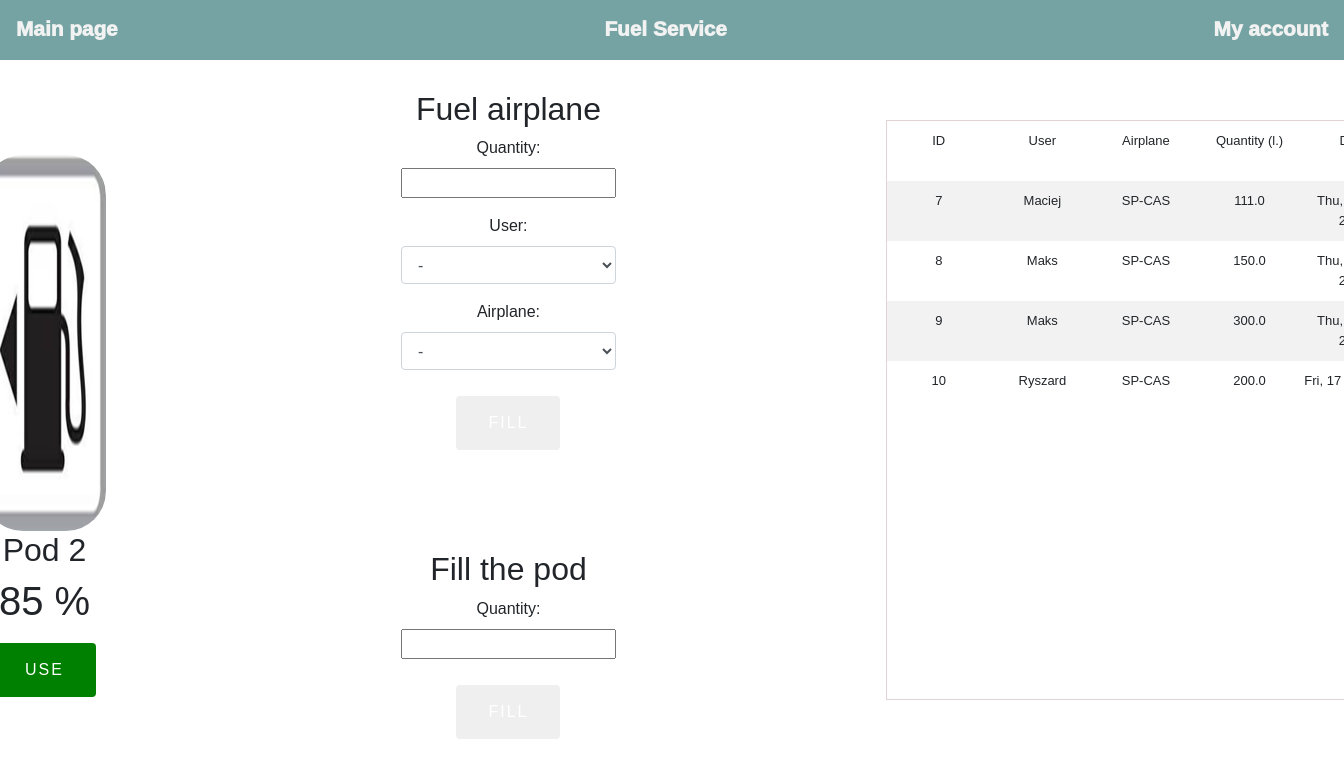
Page /fuel/2 (signed in) on the earlier database version.
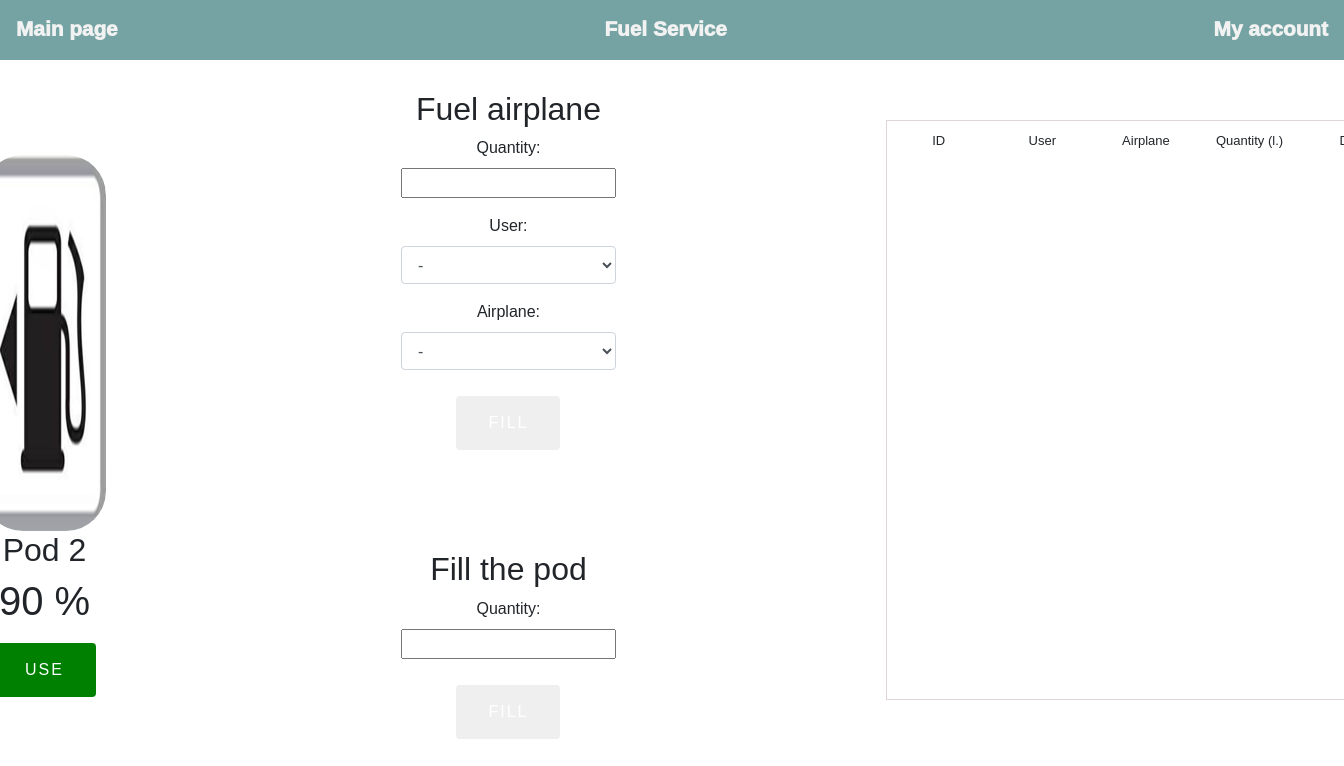
Same page on the later database version.
### echrono/models.py (models this page shows)
class FuelPods(models.Model):
    __tablename__ = "FuelPods"
    capacity = models.IntegerField()
    fill_level = models.FloatField()
    fill_percentage = models.IntegerField(default=100)

class FuelTransactions(models.Model):
    __tablename__ = "substitutes"
    buyer = models.ForeignKey(User, on_delete=models.DO_NOTHING)
    quantity = models.FloatField()
    aircraft_id = models.ForeignKey(Airplane, on_delete=models.DO_NOTHING)
    fuel_pod = models.ForeignKey(FuelPods, on_delete=models.DO_NOTHING)
    date = models.DateTimeField(default=datetime.now())

class User(models.Model):
    __tablename__ = "user"
    firstname = models.CharField("firstname", max_length=30, blank=False)
    lastname = models.CharField("lastname", max_length=30, blank=False)
    instructor = models.BooleanField("instructor", default=False)
    winch_operator = models.BooleanField("winch_operator", default=False)
    glider_pilot = models.BooleanField("glider_pilot", default=False)
    airplane_pilot = models.BooleanField("airplane_pilot", default=False)
    inspector = models.BooleanField("inspector", default=False)

class Airplane(models.Model):
    __tablename__ = "airplane"
    name = models.CharField("name", max_length=10, blank=False)
    time_in_air = models.IntegerField("time_in_air", blank=True, null=True)

### fuel/views.py (the view)
# urls.py: path('<int:id>', views.pod, name='pod')
def pod(request, id):
    if request.user.is_authenticated:
        pod = FuelPods.objects.filter(id=id).first()
        if pod:
            try:
                if request.method == 'POST':
                    if 'refuel' in request.POST:
                        if pod.fill_level - float(request.POST.get('quantity')) >= 0:
                            pod.fill_level = pod.fill_level - float(request.POST.get('quantity'))
                            pod.fill_percentage = round((pod.fill_level / pod.capacity) * 100, 2)
                            FuelTransactions(buyer=User.objects.filter(id=request.POST.get('user')).first(),
                                             quantity=float(request.POST.get('quantity')),
                                             aircraft_id=Airplane.objects.filter(
                                                 id=request.POST.get('airplane')).first(),
                                             fuel_pod=pod,
                                             date=datetime.now()
                                             ).save()
                            pod.save()
                    if 'refill' in request.POST:
                        if pod.fill_level + float(request.POST.get('quantity')) <= pod.capacity:
                            pod.fill_level = pod.fill_level + float(request.POST.get('quantity'))
                            pod.fill_percentage = round((pod.fill_level / pod.capacity) * 100, 2)
                            pod.save()
            except:
                return redirect('500')
            return render(request, 'fuel/pod.html', {'pod': pod,
                                                     'transactions': FuelTransactions.objects.filter(
                                                         fuel_pod=pod).all(),
                                                     'airplanes': Airplane.objects.all(),
                                                     'users': User.objects.all()})
        else:
            return redirect('500')
    return redirect('home')

### templates/fuel/pod.html (shortened to what this page needs)
{% extends 'base.html' %}
{% load static %}
{% block content %}
<div class="navbar">
    <a href="/">Main page</a>
    <a href="/fuel">Fuel Service</a>
    <a href='/accounts/{{user.id}}'>My account</a>
</div>
<div class="pod_view_container">
    <div class="pod_container">
        <img src="{% static 'imgs/fuel.JPG' %}" height="55%" width="100%" style="border-radius: 40px;"/>
        <h2>Pod {{pod.id}}</h2>
        <h1>{{ pod.fill_percentage }} %</h1>
        <button class="fuel_button">Use</button>
    </div>
    <div class="fuel_forms">
        <div class="fuel_form">
            <h2>Fuel airplane</h2>
            <form class='review_form' method="post">
                <label>Quantity:</label>
                <div class="form-group">
                    <input type="number" name="quantity" step="0.01">
                </div>
                <div class="form-group">
                    <label>User:</label>
                    <select class="form-control" name="user">
                        <option value=''>-</option>
                    </select>
                </div>
                <div class="form-group">
                    <label>Airplane:</label>
                    <select class="form-control" name="airplane">
                        <option value=''>-</option>
                    </select>
                </div>
                <button type="submit" name="refuel">Fill</button>
            </form>
        </div>
        <div class="fuel_form">
            <h2>Fill the pod</h2>
            <form method="post">
                <label>Quantity:</label>
                <div class="form-group">
                    <input type="number" name="quantity" step="0.01">
                </div>
                <button type="submit" name="refill">Fill</button>
            </form>
        </div>
    </div>
    <div class="transactions_container">
        <table class="fuel_transactions_table">
            <tr>
                <td>ID</td>
                <td>User</td>
                <td>Airplane</td>
                <td>Quantity (l.)</td>
                <td>Date</td>
            </tr>
            {% for t in transactions %}
            <tr>
                <td>{{t.id}}</td>
                <td>{{t.buyer.firstname}}</td>
                <td>{{t.aircraft_id.name}}</td>
                <td>{{t.quantity}}</td>
                <td>{{t.date|date:"D, d M, Y"}}</td>
            </tr>
            {% endfor %}
        </table>
    </div>
</div>
{% endblock %}

Differences in the rows shown:
removed FuelTransactions: id "7", buyer.firstname "Maciej", aircraft_id.name "SP-CAS", quantity "111.0", date "Thu,…"
removed FuelTransactions: id "8", buyer.firstname "Maks", aircraft_id.name "SP-CAS", quantity "150.0", date "Thu,…"
removed FuelTransactions: id "9", buyer.firstname "Maks", aircraft_id.name "SP-CAS", quantity "300.0", date "Thu,…"
removed FuelTransactions: id "10", buyer.firstname "Ryszard", aircraft_id.name "SP-CAS", quantity "200.0", date "Fri, 17…"
changed FuelPods id 2: fill_percentage "85" → "90"
